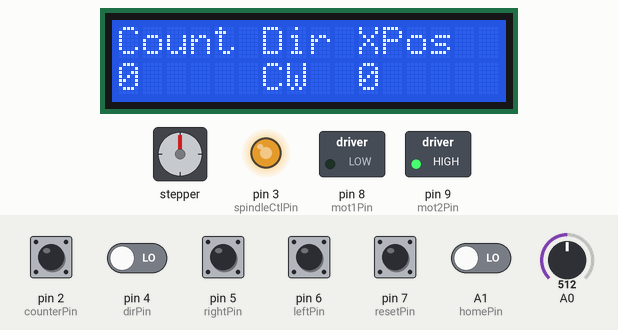
Recording of a sketch running on a simulated Arduino Uno, built with avr-gcc and run on an emulated ATmega328P. On the bench: 16×2 character LCD, stepper motor, switched loads named in the sketch (green lamp = pin HIGH), output pins drawn as LEDs (lit = HIGH). Inputs (shaded band) come from the test bench; at power-on: pin 2 (counterPin) HIGH, A1 (homePin), pin 4 (dirPin), pin 5 (rightPin), pin 6 (leftPin), pin 7 (resetPin) LOW, A0 = 512. Stepper angles assume 512 steps per turn.

Above: at 2.3 s.
2.4 s: pin 4 (dirPin) driven HIGH
At 2.8 s:
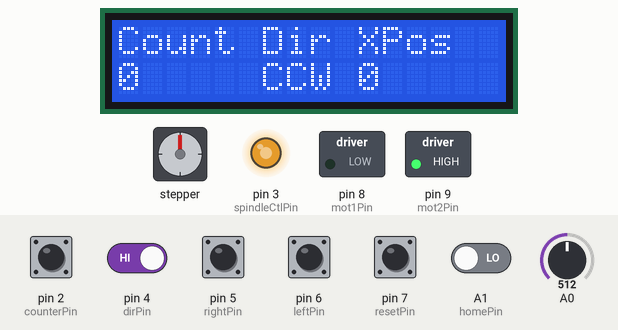
3.9 s: pin 5 (rightPin) pulled HIGH for 1 s
At 5.9 s:
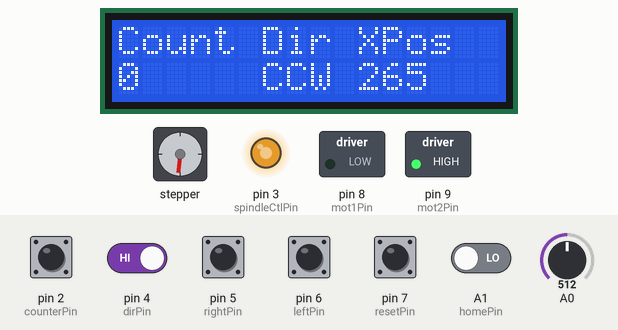
6.4 s: pin 6 (leftPin) pulled HIGH for 0.15 s
At 7.6 s:
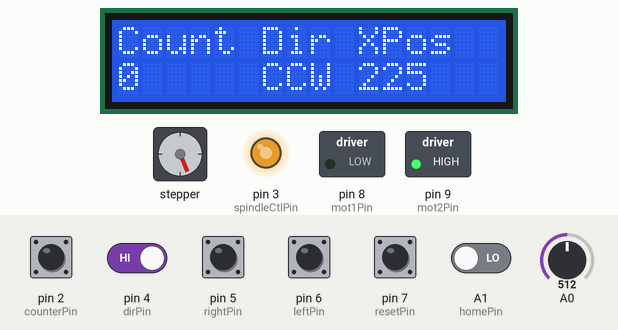
8.0 s: A1 (homePin) driven HIGH
At 8.38 s:
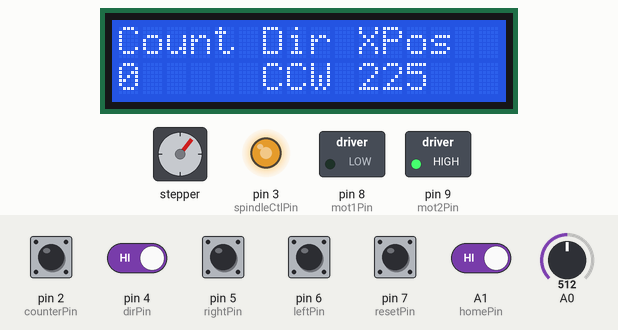
9.9 s: pin 6 (leftPin) pulled HIGH for 1 s
At 11.9 s:
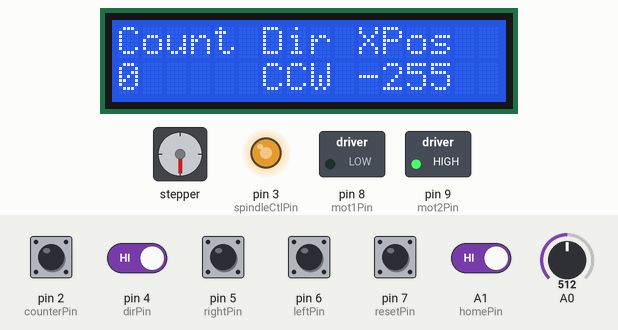
12.4 s: pin 5 (rightPin) pulled HIGH for 0.15 s
At 13.6 s:
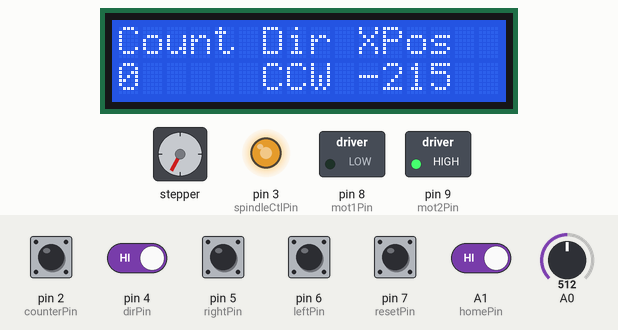
Timing chart, 0 to 15.0 s (numbered marks = the images above; inputs shaded):
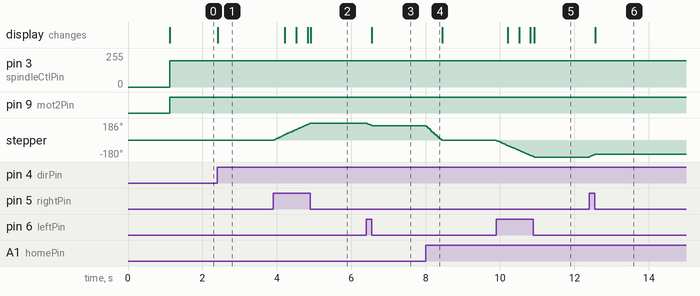

The sketch:

PickupWinderPro.ino
```cpp
//This code is to control the speed of a DC motor by a potentiometer using l298n driver
//We read the value from the analog input, calibrate it then inject to the module
//Refer to Surtrtech youtube channel for more information

#include <util/atomic.h> // this library includes the ATOMIC_BLOCK macro.
#include <Wire.h>
#include <hd44780.h> // include hd44780 library header file
#include <hd44780ioClass/hd44780_I2Cexp.h> // i/o expander/backpack class
#include <Stepper.h>

// --- Declare pins ---
byte mot1Pin = 8; //Declaring where our module is wired
byte mot2Pin = 9;
byte spindleCtlPin = 3;  //Speed potentiometer - Don't forget this is a PWM DI/DO
byte counterPin = 2; // IR sensor pin - Should be an interrupt pin
byte dirPin = 4;
byte rightPin = 5;
byte leftPin = 6;
byte resetPin = 7;
byte homePin = A1;


// --- Declare variables ---
byte dirBtnValue = HIGH;           // the current reading from the input pin
byte previousDirBtnVal = LOW;    // the previous reading from the input pin
byte resetBtnValue = HIGH;           // the current reading from the reset pin
byte previousResBtnVal = LOW;    // the previous reading from the counter reset pin
byte homeBtnValue = HIGH;           // the current reading from the reset pin
byte previousHomeBtnVal = LOW;    // the previous reading from the counter reset pin

byte leftBtnValue = HIGH;           // the current reading from the input pin
byte rightBtnValue = HIGH;           // the current reading from the reset pin

bool spindleDir = 0;
int8_t xDir = 1;
int xMultiplier = 5 ;

int pickupWidth = 150;
int prevPotVal = 0;
int xPos = 0;

// the follow variables are long's because the time, measured in miliseconds,
// will quickly become a bigger number than can be stored in an int.
long time = 0;         // the last time the output pin was toggled
long debounce = 200;   // the debounce time, increase if the output flickers

volatile int counter = 0;
volatile int interruptFlag = 0;

hd44780_I2Cexp lcd; // auto detect backpack and pin mappings
Stepper xAxis(512, 10, 11, 12, 13); //steps per revolution -> need to recheck this - and the motor connections


void setup() {

  //--- Set PWM frequency for D3 & D11 ---

  TCCR2B = TCCR2B & B11111000 | B00000001;    // set timer 2 divisor to     1 for PWM frequency of 31372.55 Hz
  //TCCR2B = TCCR2B & B11111000 | B00000010;    // set timer 2 divisor to     8 for PWM frequency of  3921.16 Hz
  //TCCR2B = TCCR2B & B11111000 | B00000011;    // set timer 2 divisor to    32 for PWM frequency of   980.39 Hz
  //TCCR2B = TCCR2B & B11111000 | B00000100;    // set timer 2 divisor to    64 for PWM frequency of   490.20 Hz (The DEFAULT)
  //TCCR2B = TCCR2B & B11111000 | B00000101;    // set timer 2 divisor to   128 for PWM frequency of   245.10 Hz
  //TCCR2B = TCCR2B & B11111000 | B00000110;    // set timer 2 divisor to   256 for PWM frequency of   122.55 Hz
  //TCCR2B = TCCR2B & B11111000 | B00000111;    // set timer 2 divisor to  1024 for PWM frequency of    30.64 Hz

  // --- define variables ---
  pinMode(mot1Pin, OUTPUT);
  pinMode(mot2Pin, OUTPUT);
  pinMode(spindleCtlPin, OUTPUT);
  pinMode(dirPin, INPUT);
  pinMode(resetPin, INPUT);
  pinMode(leftPin, INPUT);
  pinMode(rightPin, INPUT);
  pinMode(homePin, INPUT);
  pinMode(counterPin, INPUT_PULLUP);
  attachInterrupt(digitalPinToInterrupt(counterPin), rotationISR, RISING);

  // ---- setup LCD ---
  int status;
  // initialize LCD with number of columns and rows:
  // hd44780 returns a status from begin() that can be used
  // to determine if initalization failed.
  // the actual status codes are defined in <hd44780.h>
  // See the values RV_XXXX
  //
  // looking at the return status from begin() is optional
  // it is being done here to provide feedback should there be an issue
  //
  // note:
  //  begin() will automatically turn on the backlight
  //
  status = lcd.begin(16, 2);
  if(status) // non zero status means it was unsuccesful
  {
    // begin() failed so blink error code using the onboard LED if possible
    hd44780::fatalError(status); // does not return
  }
  // LCD initalization was successful, the backlight should be on now

  Serial.begin(9600);
  lcd.clear();
  lcd.setCursor(0, 0);
  lcd.print("PickupWinder Pro");
  delay(1000);
  lcd.clear();
  lcd.print("Count Dir XPos");
  updateLCD_counter();
  updateLCD_direction(spindleDir);
  updateLCD_xPos();


  //--
  xAxis.setSpeed(60);


}


void loop() {

  dirBtnValue = digitalRead(dirPin);
  // if the input just went from LOW and HIGH and we've waited long enough
  // to ignore any noise on the circuit, toggle the output pin and remember
  // the time
  if (dirBtnValue == HIGH && previousDirBtnVal == LOW && millis() - time > debounce) {
    spindleDir = !spindleDir;
    updateLCD_direction(spindleDir);
    time = millis();
  }
  previousDirBtnVal = dirBtnValue;

  resetBtnValue = digitalRead(resetPin);
  if(resetBtnValue == HIGH && previousResBtnVal == LOW && millis() - time > debounce ){

    counter = 0;
    updateLCD_counter();

    xPos = 0;
    xDir = 1;
    updateLCD_xPos();


  }
  previousResBtnVal = resetBtnValue;

  homeBtnValue = digitalRead(homePin);
  if(homeBtnValue == HIGH && previousHomeBtnVal == LOW && millis() - time > debounce ){
    pickupWidth = xPos;
    xDir = 1;
    moveXAxis(-xPos);
    updateLCD_xPos();

  }
  previousHomeBtnVal = homeBtnValue;

  leftBtnValue = digitalRead(leftPin);
  if(leftBtnValue == HIGH  ){
    moveXAxis(-5);
    updateLCD_xPos();

  }


   rightBtnValue = digitalRead(rightPin);
  if(rightBtnValue == HIGH  ){
    moveXAxis(5);
    updateLCD_xPos();

  }

  controlMotor(analogRead(A0), spindleDir);

//  Serial.println(analogRead(A0));
  // update LCD with counter value from ISR
  // move X Axis
  if(interruptFlag == 1){

    updateLCD_counter();
    updateLCD_xPos();


    //moveXAxis(getXSteps(((xPos/pickupWidth)%2 == 0), xMultiplier));
    moveXAxis(xMultiplier * xDir);
    xDir = toggleDirection(xPos, pickupWidth);


    interruptFlag = 0;
  }
}

void controlMotor(int potValue, bool spindleDir){
  int motSpeed = map(potValue, 0, 1023, 255, 137);

//  Serial.print(potValue);
//  Serial.print(", ");
//  Serial.println(motSpeed);


  if(potValue != prevPotVal){
    switch (potValue){
    case 1020 ... 1023:
      turnSpindle(spindleDir, 0);
      break;
    default:
      turnSpindle(spindleDir, motSpeed);
      break;
    }
  }
  prevPotVal = potValue;
}

void turnSpindle(byte dir, char motSpeed){ //We create a function which control the direction and speed
  switch (dir) {
  case 0:
    digitalWrite(mot1Pin, LOW); //Switch between this HIGH and LOW to change direction
    digitalWrite(mot2Pin, HIGH);
    break;
  case 1:
    digitalWrite(mot1Pin, HIGH); //Switch between this HIGH and LOW to change direction
    digitalWrite(mot2Pin, LOW);
    break;
  default:
    digitalWrite(mot1Pin, LOW); //Switch between this HIGH and LOW to change direction
    digitalWrite(mot2Pin, HIGH);
    break;
  }

  analogWrite(spindleCtlPin, motSpeed);// Then inject it to our motor
}

void updateLCD_direction(byte spDir){
  switch (spDir) {
  case 0:
    lcd.setCursor(6,1);
    lcd.print("    ");
    lcd.setCursor(6,1);
    lcd.print("CW");
    break;
  case 1:
    lcd.setCursor(6,1);
    lcd.print("    ");
    lcd.setCursor(6,1);
    lcd.print("CCW");
    break;
  }
}

void updateLCD_counter(){
  lcd.setCursor(0,1);
  lcd.print("      ");
  lcd.setCursor(0,1);
  lcd.print(counter);
}

void updateLCD_xPos(){
  lcd.setCursor(10,1);
  lcd.print("     ");
  lcd.setCursor(10,1);
  lcd.print(xPos);
}

void moveXAxis(int stepsToMove){
  xPos = xPos + stepsToMove;
  xAxis.step(stepsToMove);
}

int getXSteps(byte xDir, int xMultiplier){
  int stepsToMove = ((xDir == 0) ? xMultiplier * -1 : xMultiplier);

  return stepsToMove;
}

byte toggleDirection(int xPos, int pickupWidth){
  if (xPos+xMultiplier > pickupWidth || xPos-xMultiplier < 0){
    return -xDir;
  }else {
    return xDir;
  }
}


void rotationISR() {  //ISR fro full rotation triggered by sensor
  counter++;
  interruptFlag = 1;
}
```

Measured:
- after the input at 2.4 s, the display: changes at once (image 1)
- after the input at 3.9 s, stepper: turns 186° clockwise in 0.99 s, starting at once; the display: first changes after 0.31 s (image 2 shows a later state)
- after the input at 6.4 s, stepper: turns 28° counter-clockwise in 0.15 s, starting at once; the display: changes after 0.15 s (image 3)
- after the input at 8.0 s, stepper: turns 158° counter-clockwise in 0.43 s, starting at once
- after the input at 9.9 s, stepper: turns 180° counter-clockwise in 1.0 s, starting at once; the display: first changes after 0.31 s (image 5 shows a later state)
- after the input at 12.4 s, stepper: turns 28° clockwise in 0.14 s, starting at once; the display: changes after 0.16 s (image 6)
